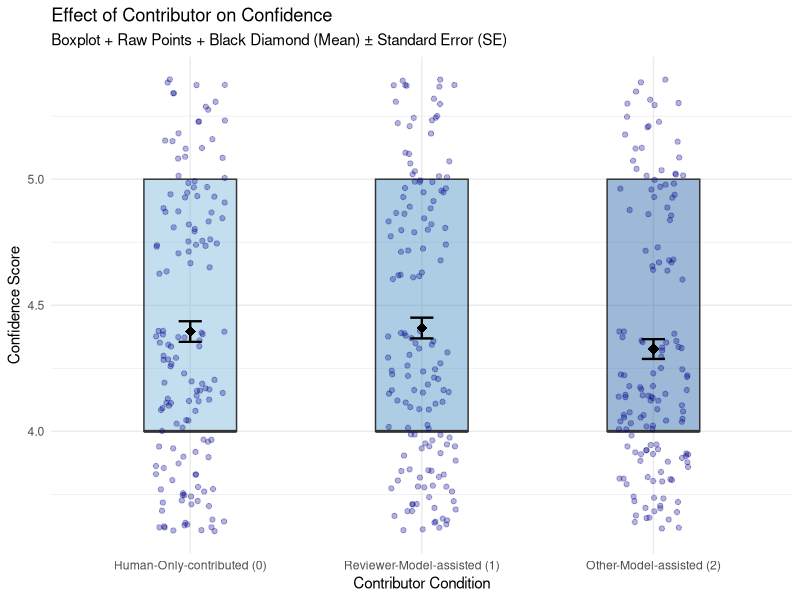
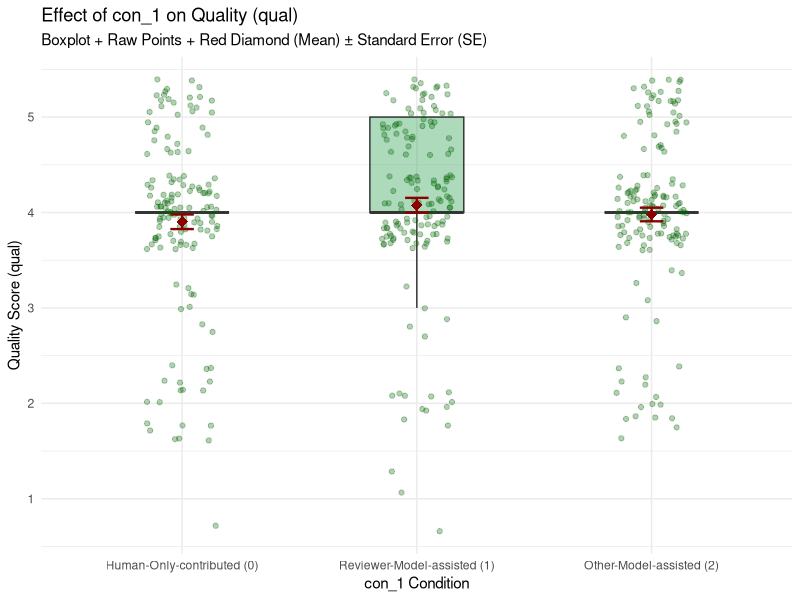

R code for these plots, in order:
## ---- chunk 1
# ==========================================
# 0. Load Required Packages
# ==========================================

library(tidyverse)
library(car)       # For Type III sums of squares (recommended for factorial designs)
library(emmeans)   # For estimated marginal means and Tukey post-hocs

# ==========================================
# 1. Merge CSV Files and Add con_4 Column
# ==========================================
# Read the two CSV files from the working directory
df_no_id <- read.csv("HQ_no_id_gm.csv")
df_with_id <- read.csv("HQ_with_id_gm.csv")

# Add the 'con_4' column
df_no_id$con_4 <- 0
df_with_id$con_4 <- 1

# Merge the datasets (bind rows since structures are identical)
HQ_merged_gm <- bind_rows(df_no_id, df_with_id)

# Save the merged dataset to the working directory
write.csv(HQ_merged_gm, "HQ_merged_gm.csv", row.names = FALSE)

cat("Successfully merged", nrow(HQ_merged_gm), "total cases and saved as 'HQ_merged_gm.csv'.\n\n")
## ---- chunk 2
# ==========================================
# 2. Data Preparation for ANOVA
# ==========================================
# Convert Independent Variables (IVs) to factors
HQ_merged_gm$con_1 <- as.factor(HQ_merged_gm$con_1)
HQ_merged_gm$con_2 <- as.factor(HQ_merged_gm$con_2)
HQ_merged_gm$con_4 <- as.factor(HQ_merged_gm$con_4)

# Define the list of 8 outcome variables
dv_vars <- c("qual", "clar", "sign", "orig", "over", "conf", "alig", "comp")

# Set contrast option for Type III ANOVA (handles unbalanced designs better if any exist)
options(contrasts = c("contr.sum", "contr.poly"))
## ---- chunk 3
# ==========================================
# 3. Factorial ANOVAs & 4. Post-Hoc Tests
# ==========================================

for (dv in dv_vars) {
  cat("\n======================================================\n")
  cat("ANALYSIS FOR OUTCOME VARIABLE:", toupper(dv), "\n")
  cat("======================================================\n")
  
  # Fit the full 3-way ANOVA model: con_1 * con_2 * con_4 includes main effects, 
  # two-way interactions, and the three-way interaction.
  formula_str <- paste(dv, "~ con_1 * con_2 * con_4")
  model <- aov(as.formula(formula_str), data = HQ_merged_gm)
  
  # Type III ANOVA table (using car::Anova)
  anova_res <- Anova(model, type = "3")
  print(anova_res)
  
  # Extract p-values to conditionally run post-hoc tests
  p_values <- anova_res$`Pr(>F)`
  effect_names <- rownames(anova_res)
  
  # Remove Residuals row for evaluation
  valid_rows <- which(effect_names != "Residuals")
  
  cat("\n--- Tukey HSD Post-Hoc Results (for significant effects, p < 0.05) ---\n")
  
  has_significant <- FALSE
  
  for (i in valid_rows) {
    p_val <- p_values[i]
    effect <- effect_names[i]
    
    if (!is.na(p_val) && p_val < 0.05) {
      has_significant <- TRUE
      cat(sprintf("\n[Significant Effect Found] %s (p = %.4f)\n", effect, p_val))
      
      # Run Tukey pairwise comparisons based on which effect is significant
      if (effect == "con_1") {
        emm <- emmeans(model, ~ con_1)
        print(pairs(emm, adjust = "tukey"))
      } else if (effect == "con_2") {
        emm <- emmeans(model, ~ con_2)
        print(pairs(emm, adjust = "tukey"))
      } else if (effect == "con_4") {
        emm <- emmeans(model, ~ con_4)
        print(pairs(emm, adjust = "tukey"))
      } else if (effect == "con_1:con_2") {
        emm <- emmeans(model, ~ con_1 | con_2)
        print(pairs(emm, adjust = "tukey"))
      } else if (effect == "con_1:con_4") {
        emm <- emmeans(model, ~ con_1 | con_4)
        print(pairs(emm, adjust = "tukey"))
      } else if (effect == "con_2:con_4") {
        emm <- emmeans(model, ~ con_2 | con_4)
        print(pairs(emm, adjust = "tukey"))
      } else if (effect == "con_1:con_2:con_4") {
        emm <- emmeans(model, ~ con_1 | con_2 | con_4)
        print(pairs(emm, adjust = "tukey"))
      }
    }
  }
  
  if (!has_significant) {
    cat("\nNo significant omnibus effects found for", dv, ".\n")
    cat("Exploring exploratory pairwise comparisons across main group combinations:\n")
    # Exploratory pairwise comparisons as requested when no omnibus effect is significant:
    emm_expl <- emmeans(model, ~ con_1 * con_2 * con_4)
    print(pairs(emm_expl, adjust = "tukey"))
  }
}

## ---- chunk 4
# ==========================================
# 5. Visualization of Significant Effects
# ==========================================
# 1A. ANOVA Model & Post-Hoc for conf
model_conf <- aov(conf ~ con_1 * con_2 * con_4, data = HQ_merged_gm)
cat("--- Type III ANOVA Table for CONF ---\n")
print(Anova(model_conf, type = "3"))

cat("\n--- Pairwise Comparisons (con_1 on CONF) ---\n")
emm_conf_con1 <- emmeans(model_conf, ~ con_1)
print(pairs(emm_conf_con1, adjust = "tukey"))

#con_1 on conf
con1_labels <- c("0" = "Human-Only-contributed (0)", 
                 "1" = "Reviewer-Model-assisted (1)", 
                 "2" = "Other-Model-assisted (2)")


ggplot(HQ_merged_gm, aes(x = con_1, y = conf, fill = con_1)) +
  geom_boxplot(alpha = 0.4, outlier.shape = NA, width = 0.4) +
  geom_jitter(width = 0.15, alpha = 0.3, size = 1.5, color = "darkblue") +
  stat_summary(fun = mean, geom = "point", shape = 18, size = 3.5, color = "black") +
  stat_summary(fun.data = mean_se, geom = "errorbar", width = 0.1, color = "black", linewidth = 0.8) +
  scale_x_discrete(labels = con1_labels) +
  scale_fill_manual(values = c("#6BAED6", "#3182BD", "#08519C")) +
  labs(
    title = "Effect of Contributor on Confidence",
    subtitle = "Boxplot + Raw Points + Black Diamond (Mean) ± Standard Error (SE)",
    x = "Contributor Condition",
    y = "Confidence Score"
  ) +
  theme_minimal() +
  theme(legend.position = "none")
## ---- chunk 5
#Con_1 on Qual
model_qual <- aov(qual ~ con_1 * con_2 * con_4, data = HQ_merged_gm)
cat("\n======================================================\n")
cat("--- Type III ANOVA Table for QUAL ---\n")
print(Anova(model_qual, type = "3"))

cat("\n--- Pairwise Comparisons (con_1 on QUAL) ---\n")
emm_qual_con1 <- emmeans(model_qual, ~ con_1)
print(pairs(emm_qual_con1, adjust = "tukey"))

# 2B. Visualization for qual
ggplot(HQ_merged_gm, aes(x = con_1, y = qual, fill = con_1)) +
  geom_boxplot(alpha = 0.4, outlier.shape = NA, width = 0.4) +
  geom_jitter(width = 0.15, alpha = 0.3, size = 1.5, color = "darkgreen") +
  stat_summary(fun = mean, geom = "point", shape = 18, size = 3.5, color = "darkred") +
  stat_summary(fun.data = mean_se, geom = "errorbar", width = 0.1, color = "darkred", linewidth = 0.8) +
  scale_x_discrete(labels = con1_labels) +
  scale_fill_manual(values = c("#74C476", "#31A354", "#006D2C")) +
  labs(
    title = "Effect of con_1 on Quality (qual)",
    subtitle = "Boxplot + Raw Points + Red Diamond (Mean) ± Standard Error (SE)",
    x = "con_1 Condition",
    y = "Quality Score (qual)"
  ) +
  theme_minimal() +
  theme(legend.position = "none")
